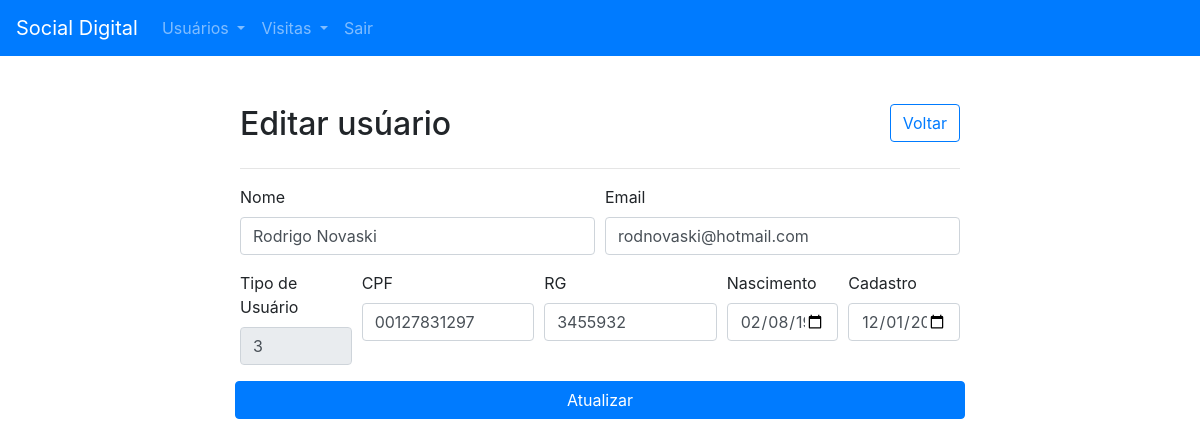
The app's page /src/admin/usuarios/screenEdit.php?id=61 (signed in) with its own data.
### tables this page shows
CREATE TABLE `usuarios` (
  `id_usuario` int(11) NOT NULL,
  `nome_usuario` varchar(100) NOT NULL,
  `cpf_usuario` varchar(15) NOT NULL,
  `rg_usuario` varchar(15) NOT NULL,
  `email_usuario` varchar(100) NOT NULL,
  `senha_user` varchar(8) NOT NULL,
  `dtNasc_usuario` date DEFAULT NULL,
  `fk_tipo` int(11) NOT NULL,
  `dtCad_usuario` date NOT NULL
);

### src/admin/usuarios/screenEdit.php (the view, shortened to what this page needs)
<!DOCTYPE html>
<html lang="pt-br">
<head>
    <link rel="stylesheet" href="https://stackpath.bootstrapcdn.com/bootstrap/4.1.3/css/bootstrap.min.css">
</head>
<body>
    <?php
        include_once('../header.php');
        include_once("../connect.php");
        $usuario_selecionado = $_GET['id'];
        $select = mysqli_query($conn, "SELECT * FROM usuarios where id_usuario = $usuario_selecionado");
        $row = mysqli_fetch_array($select);
    ?>
    <form method="POST" style="width: 60%; margin: auto;">
        <div style="display:flex; align-items:center; justify-content:space-between">
            <h2>Editar usúario</h2>
            <a href="read.php" style="margin-bottom: 10px;" class="btn btn-outline-primary">Voltar</a>
        </div>
        <hr>
        <div class="form-row">
            <div class="form-group col-md-6">
                <label for="inputEmail4">Nome</label>
                <input class="form-control" type="text" name="nome_user" id="userName" placeholder="Nome" required value="<?=$row['nome_usuario']?>" />
            </div>
            <div class="form-group col-md-6">
                <label for="inputPassword4">Email</label>
                <input class="form-control" name="email_user" id="userEmail" placeholder="Email" required value="<?=$row['email_usuario']?>" />
            </div>
        </div>
        <div class="form-row">
            <div class="form-group col-md-2">
                <label for="tipo_usuario">Tipo de Usuário</label>
                <input class="form-control" disabled="" type="text" value="<?=$row['fk_tipo']?>"/>
            </div>
            <div class="form-group col-md-3">
                <label for="inputAddress">CPF</label>
                <input type="text" class="form-control" name="cpf_user" id="userCpf" placeholder="CPF" maxlength="11" required value="<?=$row['cpf_usuario']?>" />
            </div>
            <div class="form-group col-md-3">
                <label for="inputAddress2">RG</label>
                <input type="text" class="form-control" name="rg_user" id="userRg" placeholder="RG" maxlength="7" required value="<?=$row['rg_usuario']?>" />
            </div>
            <div class="form-group col-md-2">
                <label for="inputPassword4">Nascimento</label>
                <input class="form-control" type="date" name="dtNasc_user" id="userDtNasc" required value="<?=$row['dtNasc_usuario']?>" />
            </div>
            <div class="form-group col-md-2">
                <label for="inputPassword4">Cadastro</label>
                <input class="form-control" type="date" name="dtCad_user" id="userDtCad" required value="<?=$row['dtCad_usuario']?>" />
            </div>
            <button type="submit"  name="sbmt" class="btn btn-primary col-md-12">Atualizar</button>
        </form>
</body>
</html>

### records on screen
usuarios: nome_user "Rodrigo Novaski", email_user "rodnovaski@hotmail.com", fk_tipo "3", cpf_user "00127831297", rg_user "3455932", dtNasc_user "02/08/1998", dtCad_user "12/01/2022"
